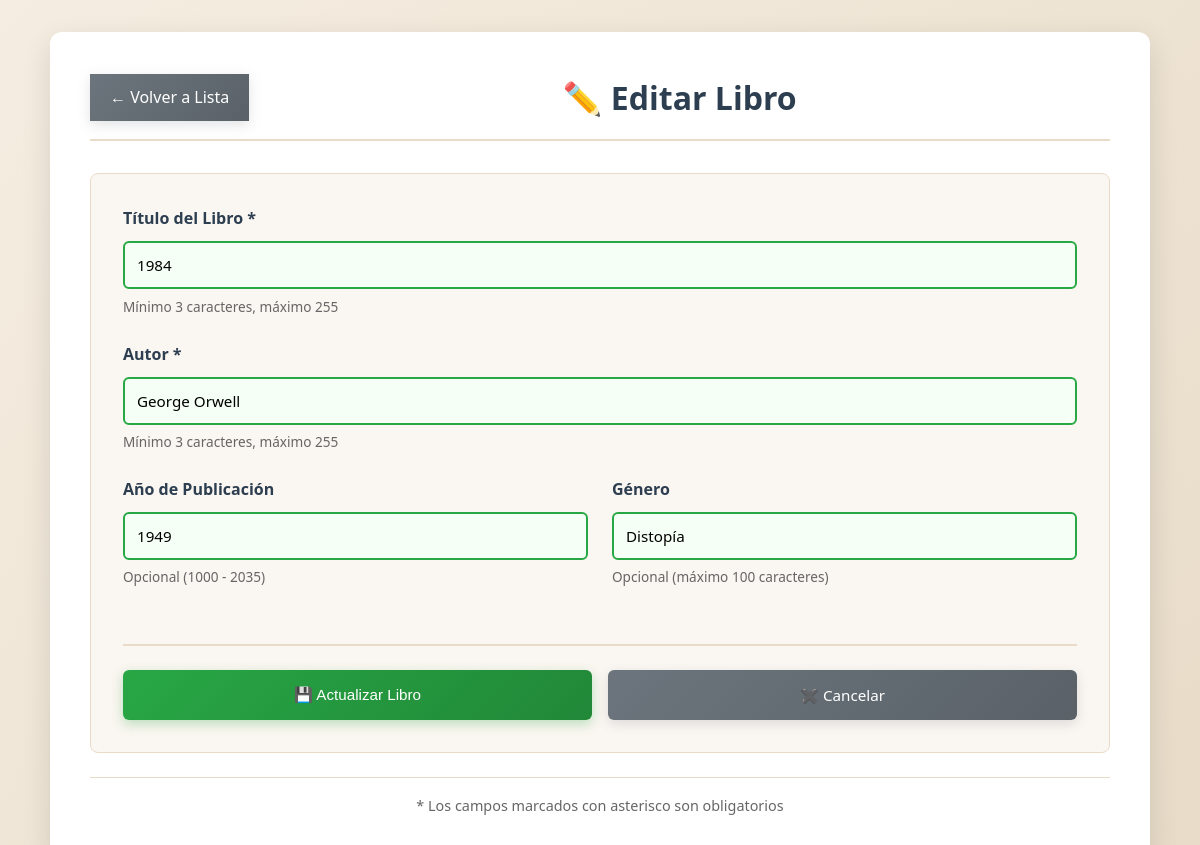
Page /edit.php?id=2 on the committed database.
### tables this page shows
CREATE TABLE books (
        id INTEGER PRIMARY KEY AUTOINCREMENT,
        title TEXT NOT NULL,
        author TEXT NOT NULL,
        year INTEGER,
        genre TEXT,
        created_at DATETIME DEFAULT CURRENT_TIMESTAMP
    );

### models/Book.php (called while the page is built, shortened)
<?php
class Book {
    private PDO $pdo;
    public function __construct(PDO $pdo) {
        $this->pdo = $pdo;
    }
    public function getById(int $id): ?array {
        $stmt = $this->pdo->prepare("SELECT * FROM books WHERE id = ?");
        $stmt->execute([$id]);
        return $stmt->fetch(PDO::FETCH_ASSOC) ?: null;
    }
}

### edit.php (the view, shortened to what this page needs)
<?php
require_once __DIR__ . '/config/database.php';
require_once __DIR__ . '/models/Book.php';
$bookModel = new Book($pdo);
$id = $_GET['id'] ?? null;
$book = $bookModel->getById((int)$id);
$title = $book['title'];
$author = $book['author'];
$year = $book['year'] ?? '';
$genre = $book['genre'] ?? '';
?>
<!DOCTYPE html>
<html lang="es">
<head>
    <link rel="stylesheet" href="assets/css/styles.css">
</head>
<body>
    <div class="container">
        <div class="form-header">
            <a href="index.php" class="btn-back">← Volver a Lista</a>
            <h1>✏️ Editar Libro</h1>
        </div>
        <form method="POST" class="book-form" id="bookForm" novalidate>
            <div class="form-group">
                <label for="title">Título del Libro *</label>
                <input
                    type="text"
                    id="title"
                    name="title"
                    placeholder="Ej: El Quijote"
                    value="<?= htmlspecialchars($title) ?>"
                    required
                    minlength="3"
                    maxlength="255"
                    class="form-input"
                    data-field="title"
                >
                <small class="form-text form-help" id="title-help">Mínimo 3 caracteres, máximo 255</small>
            </div>
            <div class="form-group">
                <label for="author">Autor *</label>
                <input
                    type="text"
                    id="author"
                    name="author"
                    placeholder="Ej: Miguel de Cervantes"
                    value="<?= htmlspecialchars($author) ?>"
                    required
                    minlength="3"
                    maxlength="255"
                    class="form-input"
                    data-field="author"
                >
                <small class="form-text form-help" id="author-help">Mínimo 3 caracteres, máximo 255</small>
            </div>
            <div class="form-row">
                <div class="form-group">
                    <label for="year">Año de Publicación</label>
                    <input
                        type="number"
                        id="year"
                        name="year"
                        placeholder="Ej: 2024"
                        value="<?= htmlspecialchars($year) ?>"
                        min="1000"
                        max="<?= date('Y') + 10 ?>"
                        class="form-input"
                        data-field="year"
                    >
                    <small class="form-text form-help" id="year-help">Opcional (1000 - <?= date('Y') + 10 ?>)</small>
                </div>
                <div class="form-group">
                    <label for="genre">Género</label>
                    <input
                        type="text"
                        id="genre"
                        name="genre"
                        placeholder="Ej: Novela, Ciencia Ficción"
                        value="<?= htmlspecialchars($genre) ?>"
                        maxlength="100"
                        class="form-input"
                        data-field="genre"
                    >
                    <small class="form-text form-help" id="genre-help">Opcional (máximo 100 caracteres)</small>
                </div>
            </div>
            <div class="form-actions">
                <button type="submit" class="btn btn-primary" id="submitBtn">💾 Actualizar Libro</button>
                <a href="index.php" class="btn btn-secondary">✖️ Cancelar</a>
            </div>
        </form>
        <div class="form-footer">
            <p>* Los campos marcados con asterisco son obligatorios</p>
        </div>
    </div>
</body>
</html>

### assets/css/styles.css (style rules this page uses)
* { margin: 0; padding: 0; box-sizing: border-box; }
body { font-family: 'Segoe UI', Tahoma, Geneva, Verdana, sans-serif; background: linear-gradient(135deg, #f5ede1 0%, #e8dcc8 100%); color: #333; line-height: 1.6; padding: 2rem 1rem; min-height: 100vh; }
.container { max-width: 1100px; margin: 0 auto; background: #ffffff; padding: 2.5rem; border-radius: 12px; box-shadow: 0 10px 30px rgba(0, 0, 0, 0.12); }
h1, h2 { margin-bottom: 1.5rem; font-weight: 700; color: #2c3e50; font-size: 2rem; }
a { color: #0066cc; text-decoration: none; transition: all 0.3s ease; }
button, .btn { display: inline-block; padding: 0.65rem 1.25rem; margin: 0.35rem 0.35rem 0.35rem 0; text-decoration: none; border-radius: 6px; font-size: 0.95rem; font-weight: 500; border: none; cursor: pointer; transition: all 0.3s ease; background: linear-gradient(135deg, #0066cc 0%, #0052a3 100%); color: #fff; box-shadow: 0 4px 12px rgba(0, 102, 204, 0.3); }
.btn-primary { background: linear-gradient(135deg, #28a745 0%, #218838 100%); box-shadow: 0 4px 12px rgba(40, 167, 69, 0.3); margin-bottom: 1.5rem; display: block; width: fit-content; text-align: center; }
.btn-secondary { background: linear-gradient(135deg, #6c757d 0%, #5a6268 100%); color: white; box-shadow: 0 4px 12px rgba(108, 117, 125, 0.2); }
.btn-back { background: linear-gradient(135deg, #6c757d 0%, #5a6268 100%); color: white; padding: 0.65rem 1.25rem; box-shadow: 0 4px 12px rgba(108, 117, 125, 0.2); margin: 0; display: inline-block; }
form { margin-top: 1rem; margin-bottom: 1rem; }
label { display: block; margin-bottom: 0.6rem; font-weight: 600; color: #2c3e50; }
input[type="text"], input[type="number"], input[type="email"], input[type="password"], textarea, select { width: 100%; padding: 0.75rem; margin-bottom: 1rem; border: 2px solid #e8dcc8; border-radius: 6px; font-size: 0.95rem; transition: all 0.3s ease; font-family: inherit; }
.form-header { display: flex; justify-content: space-between; align-items: center; margin-bottom: 2rem; border-bottom: 2px solid #e8dcc8; padding-bottom: 1rem; }
.form-header h1 { margin-bottom: 0; flex: 1; text-align: center; }
.book-form { background: #faf6f1; padding: 2rem; border-radius: 8px; border: 1px solid #e8dcc8; }
.form-group { margin-bottom: 1.5rem; }
.form-group input { margin-bottom: 0; }
.form-text { display: block; font-size: 0.85rem; color: #666; margin-top: 0.4rem; }
.form-row { display: grid; grid-template-columns: 1fr 1fr; gap: 1.5rem; }
.form-actions { display: flex; gap: 1rem; margin-top: 2rem; border-top: 2px solid #e8dcc8; padding-top: 1.5rem; }
.form-actions .btn { flex: 1; text-align: center; padding: 0.8rem 1.5rem; margin: 0; }
.form-footer { text-align: center; margin-top: 1.5rem; padding-top: 1rem; border-top: 1px solid #e8dcc8; color: #666; font-size: 0.9rem; }
.form-input.input-valid { border-color: #28a745 !important; background-color: #f5fff5; }

### rows in the picture
books: title "1984", author "George Orwell", year "1949", genre "Distopía"
